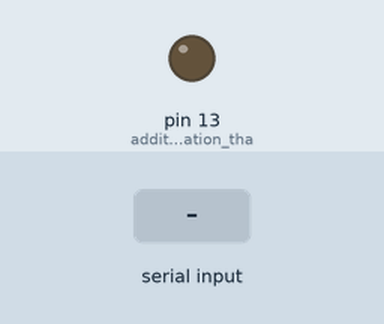
Recording of a sketch running on a simulated Arduino Uno, built with avr-gcc and run on an emulated ATmega328P. Parts: output pins drawn as LEDs (lit = HIGH). The inputs (shaded band) are chosen by the test bench. What the sketch prints to the serial monitor is not drawn.

Above: at 2.2 s.
2.3 s: "1" received over Serial
At 2.45 s:
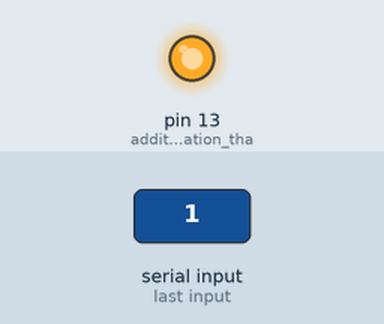
Timing chart, 0 to 5.3 s (numbered marks = the images above; inputs shaded):
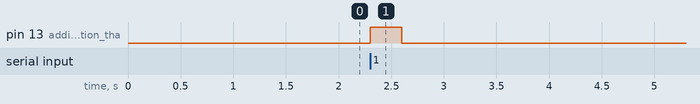

Measured:
- after the input at 2.3 s, pin 13 (additional_indication_tha): LOW → HIGH at once, → LOW 0.30 s later

The sketch:

echo_test_181117.ino
```cpp
/*
Author: Kris Gonzalez
Created: 20181117
Objective: Use a serial connection between pc-arduino to ensure that serial
  connection is functioning properly. this is a debugging program to be used
  in conjunction with related python script.

General Steps:
1. connect teensy
2. ensure "echo_test" is running on board
3. run python script of echo_test (e.g. "python3 echo_test_pc.py")
4. write in short text and send
5. board echoes same text back, and blinks LED
6. to quit, type 'q' and hit ENTER
How to Connect:
PC-usbcable-teensy/arduino

Example:
PC: one
BOARD: one
PC: two
BOARD: two
PC: lalalala
BOARD: lalalala
PC: q

*/

void setup(){
  Serial.begin(115200); // slow but easy to remember
  pinMode(13,OUTPUT); // additional indication that message was received
  Serial.println("starting");
  Serial.setTimeout(10);
  delay(1000);

}//setup

void loop(){
  while(Serial.available()>0){
    digitalWrite(13,HIGH);
    delay(300);
    digitalWrite(13,LOW);

    Serial.print("BOARD: ");
    Serial.print(Serial.readString());
  }//while data available
}//loop


// eof
```
